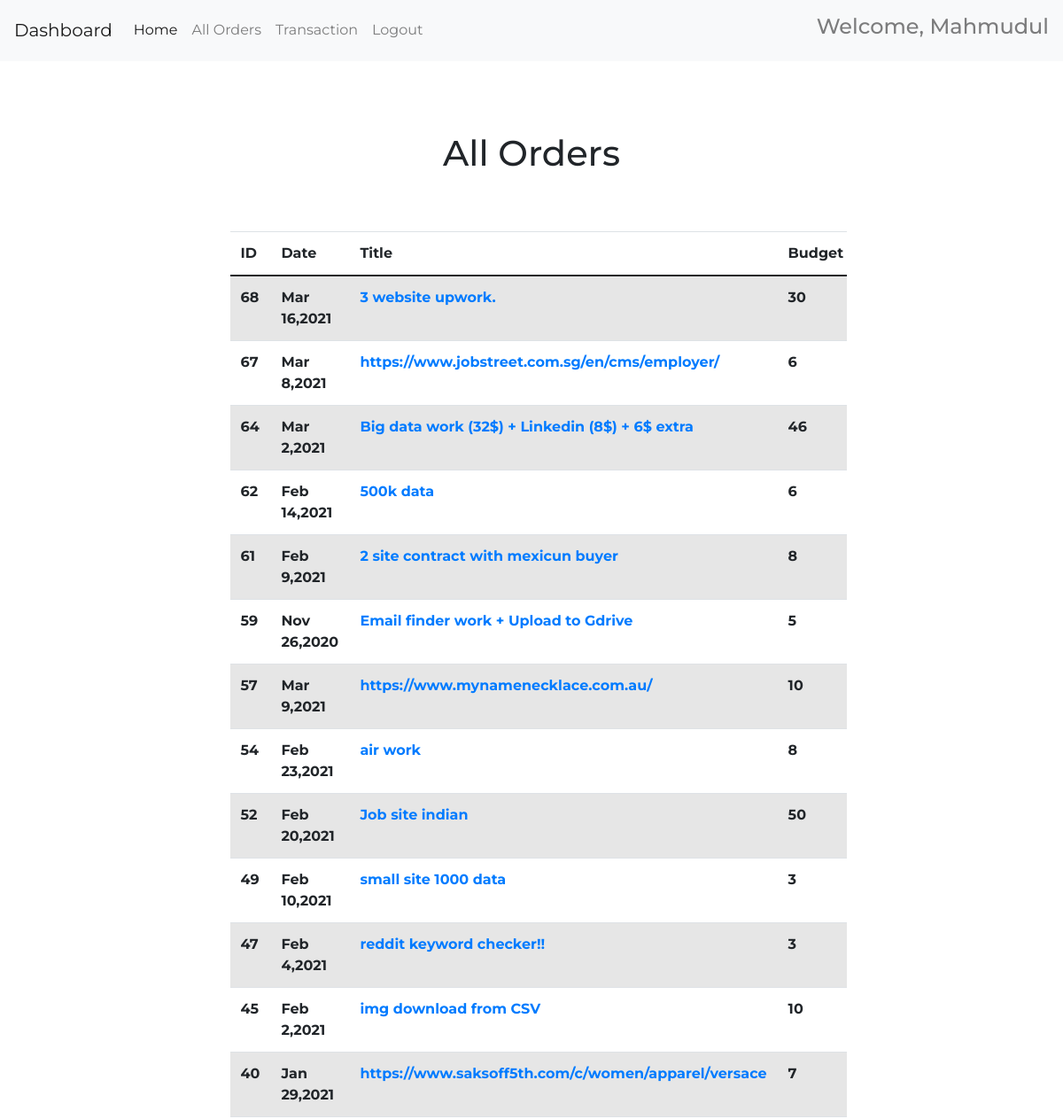
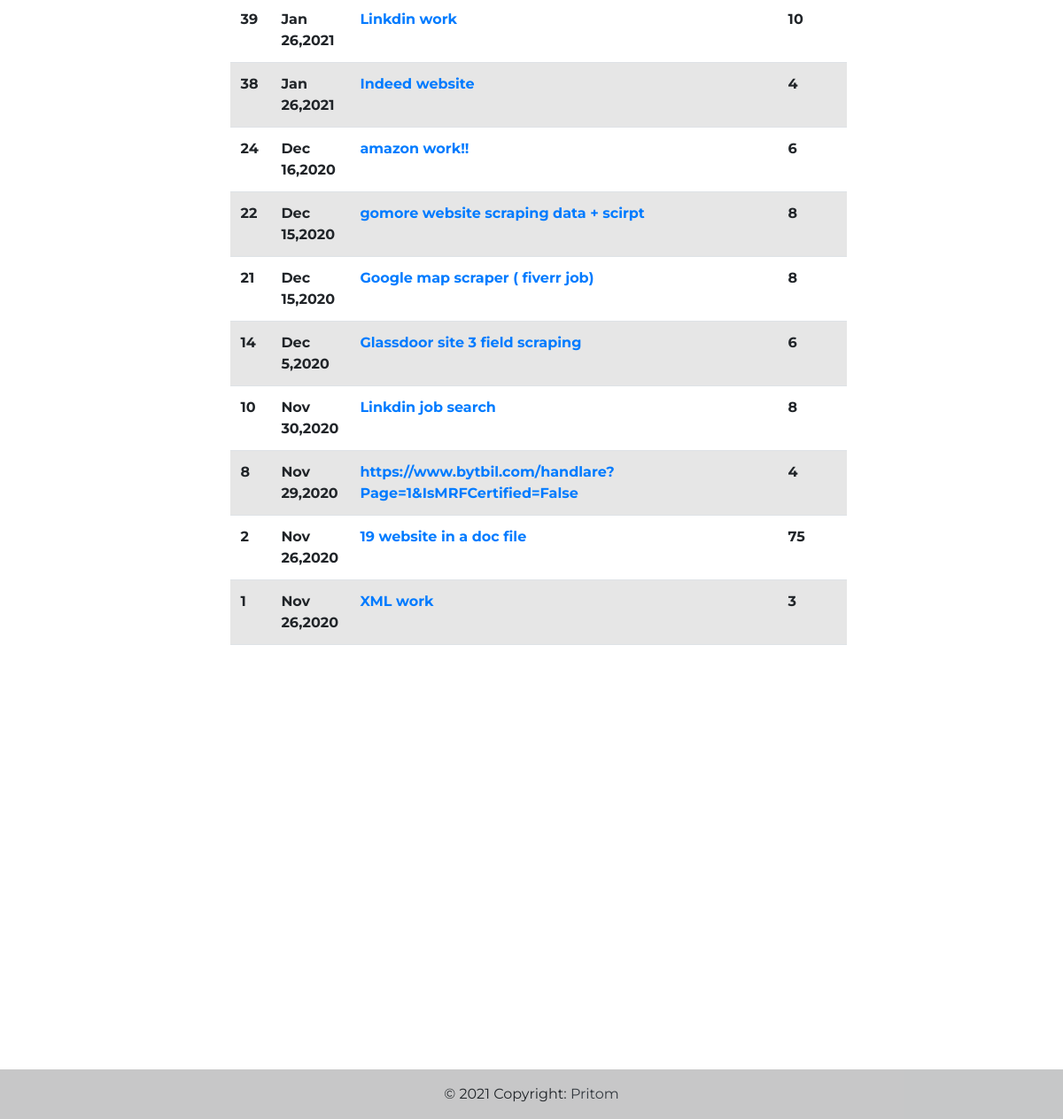
/all_order_team (signed in), run on the app's committed database (2 pictures, top to bottom).
### app.py (models this page shows, shortened)
class work(db.Model):
    ID = db.Column(db.Integer, primary_key=True)
    Date = db.Column(db.String())
    Work = db.Column(db.String())
    notes = db.Column(db.String())
    Owner = db.Column(db.String())
    Budget = db.Column(db.String())
    Team = db.Column(db.String())
    Cost = db.Column(db.String())
    Total_Earning = db.Column(db.String())
    Des = db.Column(db.String())
    Status = db.Column(db.String())
    deadline = db.Column(db.String())
    end_time = db.Column(db.String())

### app.py (the view)
@app.route('/all_order_team', methods=['GET', 'POST'], defaults={"page_num": 1})
@app.route('/all_order_team/<int:page_num>', methods=['GET', 'POST'])
def all_order_team(page_num):
    if not check_login_team():
        return render_template('index.html')
    all_project= project.query.filter_by(team=session["name"]).order_by(project.ID.desc())
    projects_by_him=[]
    for proj in all_project:
        projects_by_him.append([proj.project,proj.amount])
    thread=[]
    for proj in projects_by_him:
        data = proj
        temp = work.query.filter_by(ID=proj[0])
        data.append(temp[0].Work)
        data.append(temp[0].Status)
        data.append(proj[0])
        data.append(temp[0].Date)
        thread.append(data)
    return render_template('all_order_team.html',threads=thread)

### app.py (called while the page is built)
def check_login_team():
    try:
        print(session['id'] , session['Type'])
        if session['id'] and session['Type']=='Team' :
            print('login')
            return True
    except:
        print('Err')
        return False

### templates/all_order_team.html (shortened to what this page needs)
<!DOCTYPE html>
<html lang="en">
<head>
    <link href="https://cdn.jsdelivr.net/npm/bootstrap@5.0.0-beta3/dist/css/bootstrap.min.css" rel="stylesheet" />
    <link rel="stylesheet" href="https://maxcdn.bootstrapcdn.com/bootstrap/4.0.0/css/bootstrap.min.css">
</head>
<body>
    {% include "head_team.html" %}
    <div class="row">
  <div class="col-sm-2"></div>
  <div class="col-sm-8">
    <br>
    <br><br><h1>All Orders</h1><br><br>
    <div class="container scroll_enable">
        <table class="table table-striped">
            <thead>
              <tr>
                <th scope="col"> ID </th>
                <th scope="col" class="w6"> Date </th>
                <th scope="col"> Title </th>
                <th scope="col" class="w6"> Budget </th>
              </tr>
            </thead>
            <tbody>
              {% for thread in threads %}
              <tr>
                <th>{{ thread[0] }}  </th>
                <th> {{ thread[-1] }} </th>
                <th> <a href="{{  '/order_team?q={}'.format(thread[-2]) }}">{{ thread[2] }} </a> </th>
                <th> {{ thread[1] }} </th>
              </tr>
              {% endfor %}
            </tbody>
          </table>
          <br><br><br><br>
  </div>
  </div>
  <div class="col-sm-2"></div>
    </div>
    <br><br>
    {% include "footer.html" %}
</body>
</html>

### templates/all_order_team.html (style rules this page uses)
body { font-family: 'Montserrat', sans-serif, arial; }
h1 { text-align: center; padding: 0.5rem; }
.w6 { min-width: 10rem; }
tr th:nth-child(1), tr th:nth-child(2) { min-width: 2rem; }
.scroll_enable { max-height: 72vh; max-width: 90%; overflow: auto; }

### data on the page
work: Date "Mar 16,2021", Work "3 website upwork."
work: Date "Mar 8,2021", Work "https://www.jobstreet.com.sg/en/cms/employer/"
work: Date "Mar 2,2021", Work "Big data work (32$) + Linkedin (8$) + 6$ extra"
work: Date "Feb 14,2021", Work "500k data"
work: Date "Feb 9,2021", Work "2 site contract with mexicun buyer"
work: Date "Nov 26,2020", Work "Email finder work + Upload to Gdrive"
work: Date "Mar 9,2021", Work "https://www.mynamenecklace.com.au/"
work: Date "Feb 23,2021", Work "air work"
work: Date "Feb 20,2021", Work "Job site indian"
work: Date "Feb 10,2021", Work "small site 1000 data"
work: Date "Feb 4,2021", Work "reddit keyword checker!!"
work: Date "Feb 2,2021", Work "img download from CSV"
work: Date "Jan 29,2021", Work "https://www.saksoff5th.com/c/women/apparel/versace"
work: Date "Jan 26,2021", Work "Linkdin work"
work: Date "Jan 26,2021", Work "Indeed website"
work: Date "Dec 16,2020", Work "amazon work!!"
work: Date "Dec 15,2020", Work "gomore website scraping data + scirpt"
work: Date "Dec 15,2020", Work "Google map scraper ( fiverr job)"
work: Date "Dec 5,2020", Work "Glassdoor site 3 field scraping"
work: Date "Nov 30,2020", Work "Linkdin job search"
work: Date "Nov 29,2020", Work "https://www.bytbil.com/handlare?Page=1&IsMRFCertified=False"
work: Date "Nov 26,2020", Work "19 website in a doc file"
work: Date "Nov 26,2020", Work "XML work"

### other printed values
{{ session['name'] }} "Mahmudul"
{{ thread[0] }} "68" "67" "64" "62" "61" "59" "57" "54" "52" "49" "47" "45" "40" "39" "38" "24" "22" "21" "14" "10" "8" "2" "1"
{{ thread[1] }} "30" "6" "46" "6" "8" "5" "10" "8" "50" "3" "3" "10" "7" "10" "4" "6" "8" "8" "6" "8" "4" "75" "3"
